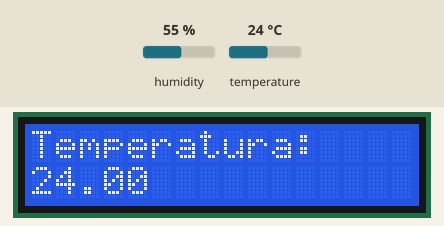
Recording of a sketch running on a simulated Arduino Uno, built with avr-gcc and run on an emulated ATmega328P. Parts: 16×2 character LCD. The test bench sets the inputs (shaded band); at power-on: temperature 24 °C, humidity 55 %.

Above: at 2.6 s.
2.7 s: temperature set to 12 °C
At 5.3 s:
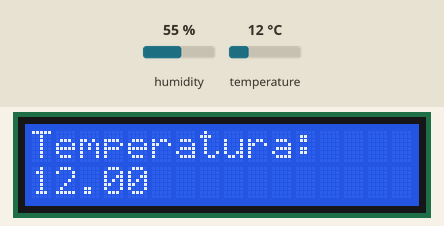
5.7 s: temperature set to 19 °C
At 6.8 s:
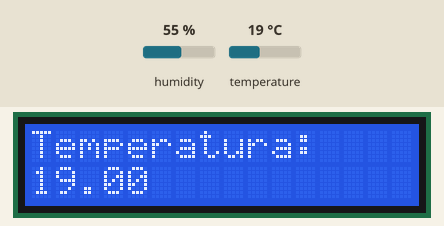
8.7 s: temperature set to 28 °C
At 11.6 s:
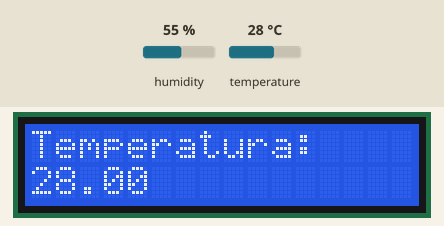
Timing chart, 0 to 13.1 s (numbered marks = the images above; inputs shaded):
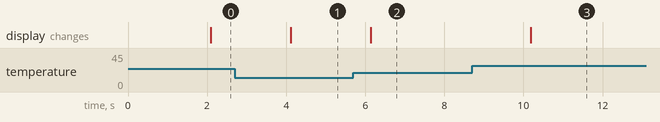

Measured:
- after the input at 2.7 s, the display: changes after 1.4 s (image 1)
- after the input at 5.7 s, the display: changes after 0.44 s (image 2)
- after the input at 8.7 s, the display: changes after 1.5 s (image 3)

The sketch:

SensorTemp_LCD_Gabriel.ino
```cpp
#include "DHT.h"
#include <LiquidCrystal.h>

DHT dht(3, DHT11);
LiquidCrystal lcd(12,11,10,9,8,7);
float temperatura;

void setup() {
dht.begin();
lcd.begin(16, 2);
lcd.clear();

lcd.setCursor(0, 0);
lcd.print("Temperatura: ");
}

void loop() {
delay(2000);
temperatura = dht.readTemperature();
lcd.setCursor(0, 1);
if (isnan(temperatura)) { lcd.print("ERRO NO SENSOR!");}
else {lcd.print(temperatura); }
}
```
